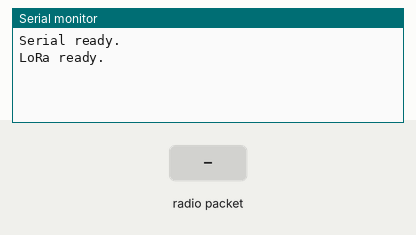
The program below on a simulated Arduino Uno, built with avr-gcc and run on an emulated ATmega328P. Shown: the last lines printed to the serial monitor. The inputs (shaded band) are chosen by the test bench. No radio packets arrive unless stated.

Above: at 1.2 s.
1.3 s: radio packet "1" arrives
At 2.0 s:
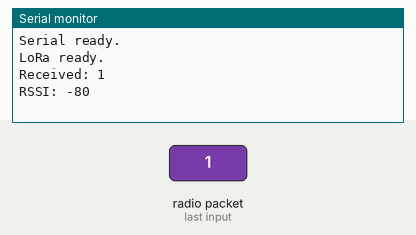
2.8 s: radio packet "0" arrives
At 4.0 s:
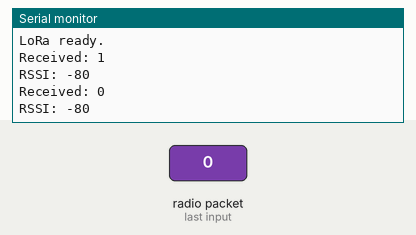
4.3 s: radio packet "2" arrives
At 5.4 s:
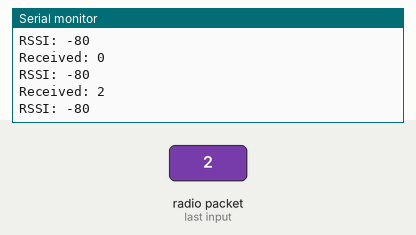

The program:

main.cpp
```cpp
#include <Arduino.h>
#include <LoRa.h>

constexpr int LORA_SS_PIN = 10;
constexpr int LORA_RESET_PIN = 9;
constexpr int LORA_DIO0_PIN = 2;
constexpr long LORA_FREQ = 915E6;
constexpr int SERIAL_PORT = 9700;

void setupSerial()
{
  Serial.begin(SERIAL_PORT);
  while (!Serial)
    ;
  Serial.println(F("Serial ready."));
}

void setupLoRa()
{
  LoRa.setPins(LORA_SS_PIN, LORA_RESET_PIN, LORA_DIO0_PIN);
  while (!LoRa.begin(LORA_FREQ))
  {
    Serial.println(F("LoRa init failed, retrying..."));
    delay(1000);
  }

  LoRa.setSpreadingFactor(11);
  LoRa.setSignalBandwidth(250E3);

  LoRa.receive();
  Serial.println(F("LoRa ready."));
}

void setup()
{
  setupSerial();
  setupLoRa();
}

void loop()
{
  int packetSize = LoRa.parsePacket();
  if (packetSize == 0)
    return;

  String packet = "";
  while (LoRa.available())
    packet += (char)LoRa.read();

  Serial.print(F("Received: "));
  Serial.println(packet);
  Serial.print(F("RSSI: "));
  Serial.println(LoRa.packetRssi());
}
```

Measured:
- after the input at 1.3 s, the serial monitor: prints a new line at once (image 1)
- after the input at 2.8 s, the serial monitor: prints a new line at once (image 2)
- after the input at 4.3 s, the serial monitor: prints a new line at once (image 3)
